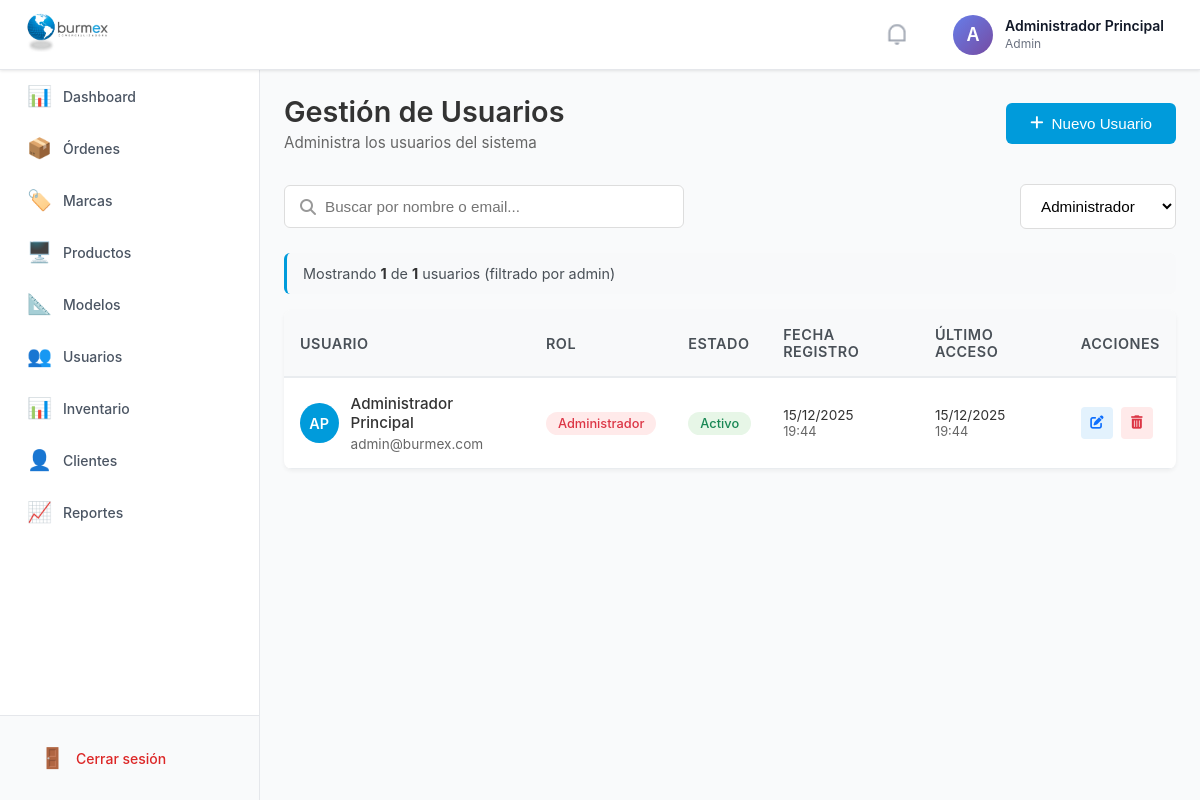
The page /admin/usuarios.php?rol=admin (signed in) on the database its author committed.
### tables this page shows
CREATE TABLE usuarios (
    id_usuario INT PRIMARY KEY AUTO_INCREMENT,
    email VARCHAR(150) NOT NULL UNIQUE,
    password VARCHAR(255) NOT NULL, 
    nombre VARCHAR(100) NOT NULL,
    apellido VARCHAR(100) NOT NULL,
    rol ENUM('empleado', 'gerente', 'admin') DEFAULT 'empleado',
    activo BOOLEAN DEFAULT TRUE,
    reset_token VARCHAR(100) NULL,
    reset_token_expira DATETIME NULL,
    creado_en TIMESTAMP DEFAULT CURRENT_TIMESTAMP,
    actualizado_en TIMESTAMP DEFAULT CURRENT_TIMESTAMP ON UPDATE CURRENT_TIMESTAMP,
    INDEX idx_usuario_email (email),
    INDEX idx_usuario_rol (rol),
    INDEX idx_usuario_activo (activo),
    INDEX idx_reset_token (reset_token)
);

### admin/usuarios.php (the view, shortened to what this page needs)
<?php
require_once '../includes/config.php';
$usuarios_por_pagina = 10;
$pagina_actual = isset($_GET['pagina']) ? (int)$_GET['pagina'] : 1;
$offset = ($pagina_actual - 1) * $usuarios_por_pagina;
$rol_filtro = $_GET['rol'] ?? 'todos';
try {
    if ($rol_filtro === 'todos') {
        $sql_total = "SELECT COUNT(*) as total FROM usuarios";
        $stmt_total = $conn->prepare($sql_total);
        $stmt_total->execute();
    } else {
        $sql_total = "SELECT COUNT(*) as total FROM usuarios WHERE rol = ?";
        $stmt_total = $conn->prepare($sql_total);
        $stmt_total->execute([$rol_filtro]);
    }
    $total_usuarios = $stmt_total->fetch()['total'];
    if ($rol_filtro === 'todos') {
        $sql = "SELECT * FROM usuarios ORDER BY creado_en DESC LIMIT ? OFFSET ?";
        $stmt = $conn->prepare($sql);
        $stmt->bindValue(1, $usuarios_por_pagina, PDO::PARAM_INT);
        $stmt->bindValue(2, $offset, PDO::PARAM_INT);
        $stmt->execute();
    } else {
        $sql = "SELECT * FROM usuarios WHERE rol = ? ORDER BY creado_en DESC LIMIT ? OFFSET ?";
        $stmt = $conn->prepare($sql);
        $stmt->execute([$rol_filtro, $usuarios_por_pagina, $offset]);
    }
    $usuarios = $stmt->fetchAll(PDO::FETCH_ASSOC);
} catch (PDOException $e) {
    error_log("Error obteniendo usuarios: " . $e->getMessage());
    $usuarios = [];
    $total_usuarios = 0;
    $total_paginas = 1;
}
?>
<!DOCTYPE html>
<html lang="es">
<head>
    <link rel="stylesheet" href="../styles/css/dashboard.css">
    <link rel="stylesheet" href="../styles/css/usuarios.css">
    <link rel="stylesheet" href="https://cdnjs.cloudflare.com/ajax/libs/font-awesome/6.4.0/css/all.min.css">
</head>
<body>
    <?php include_once 'includes/navbar.php'; ?>
    <?php include_once 'includes/sidebar.php'; ?>
    <main class="contenido-principal">
        <div class="contenedor">
            <div class="encabezado-usuarios">
                <div class="titulo-seccion">
                    <h1>Gestión de Usuarios</h1>
                    <p class="subtitulo-seccion">Administra los usuarios del sistema</p>
                </div>
                <button class="btn-nuevo-usuario" id="btnNuevoUsuario">
                    <i class="fas fa-plus"></i> Nuevo Usuario
                </button>
            </div>
            <div class="filtros-busqueda">
                <div class="buscador-usuarios">
                    <i class="fas fa-search"></i>
                    <input type="text" id="buscar-usuario" placeholder="Buscar por nombre o email...">
                </div>
                <div class="filtro-roles">
                    <select id="filtro-rol" onchange="filtrarPorRol()">
                        <option value="admin" <?php echo ($rol_filtro === 'admin') ? 'selected' : ''; ?>>Administrador</option>
                    </select>
                </div>
            </div>
            <div class="info-resultados">
                <p>
                    Mostrando <strong><?php echo count($usuarios); ?></strong> de <strong><?php echo $total_usuarios; ?></strong> usuarios
                    <?php if ($rol_filtro !== 'todos'): ?>
                        (filtrado por <?php echo $rol_filtro; ?>)
                    <?php endif; ?>
                </p>
            </div>
            <div class="contenedor-tabla">
                <table class="tabla-usuarios">
                    <thead>
                        <tr>
                            <th>Usuario</th>
                            <th>Rol</th>
                            <th>Estado</th>
                            <th>Fecha Registro</th>
                            <th>Último Acceso</th>
                            <th>Acciones</th>
                        </tr>
                    </thead>
                    <tbody id="tablaUsuariosBody">
                        <?php if (count($usuarios) > 0): ?>
                            <?php foreach ($usuarios as $usuario): ?>
                                <tr>
                                    <td class="columna-usuario">
                                        <div class="info-usuario">
                                            <div class="avatar-usuario">
                                                <?php
                                                $iniciales = strtoupper(substr($usuario['nombre'], 0, 1) . substr($usuario['apellido'], 0, 1));
                                                ?>
                                                <span><?php echo $iniciales; ?></span>
                                            </div>
                                            <div class="datos-usuario">
                                                <h4><?php echo htmlspecialchars($usuario['nombre'] . ' ' . $usuario['apellido']); ?></h4>
                                                <p><?php echo htmlspecialchars($usuario['email']); ?></p>
                                            </div>
                                        </div>
                                    </td>
                                    <td class="columna-rol">
                                        <span class="badge-rol rol-<?php echo $usuario['rol']; ?>">
                                            <?php
                                            $roles_nombres = [
                                                'admin' => 'Administrador',
                                                'gerente' => 'Gerente',
                                                'empleado' => 'Empleado'
                                            ];
                                            echo $roles_nombres[$usuario['rol']] ?? ucfirst($usuario['rol']);
                                            ?>
                                        </span>
                                    </td>
                                    <td class="columna-estado">
                                        <span class="badge-estado estado-<?php echo $usuario['activo'] ? 'activo' : 'inactivo'; ?>">
                                            <?php echo $usuario['activo'] ? 'Activo' : 'Inactivo'; ?>
                                        </span>
                                    </td>
                                    <td class="columna-registro">
                                        <?php
                                        $fecha_registro = $usuario['creado_en'];
                                        echo date('d/m/Y', strtotime($fecha_registro));
                                        ?>
                                        <br>
                                        <small class="texto-hora"><?php echo date('H:i', strtotime($fecha_registro)); ?></small>
                                    </td>
                                    <td class="columna-acceso">
                                        <?php
                                        $fecha_acceso = $usuario['actualizado_en'] ?? $usuario['creado_en'];
                                        echo date('d/m/Y', strtotime($fecha_acceso));
                                        ?>
                                        <br>
                                        <small class="texto-hora"><?php echo date('H:i', strtotime($fecha_acceso)); ?></small>
                                    </td>
                                    <td class="columna-acciones">
                                        <div class="acciones-usuario">
                                            <button class="btn-accion btn-editar"
                                                    onclick="editarUsuario(<?php echo $usuario['id_usuario']; ?>)"
                                                    title="Editar usuario">
                                                <i class="fas fa-edit"></i>
                                            </button>
                                            <button class="btn-accion btn-eliminar"
                                                    onclick="eliminarUsuario(<?php echo $usuario['id_usuario']; ?>, '<?php echo htmlspecialchars($usuario['nombre'] . ' ' . $usuario['apellido']); ?>')"
                                                    title="Eliminar usuario">
                                                <i class="fas fa-trash-alt"></i>
                                            </button>
                                        </div>
                                    </td>
                                </tr>
                            <?php endforeach; ?>
                        <?php endif; ?>
                    </tbody>
                </table>
            </div>
        </div>
    </main>
</body>
</html>

### styles/css/dashboard.css (style rules this page uses)
* { margin: 0; padding: 0; box-sizing: border-box; }
body { font-family: -apple-system, BlinkMacSystemFont, 'Segoe UI', Roboto, Oxygen, Ubuntu, sans-serif; background-color: #f5f7fa; color: #333; min-height: 100vh; display: flex; flex-direction: column; }
.contenido-principal { margin-top: 70px; margin-left: 260px; flex: 1; padding: 24px; transition: margin-left 0.3s ease; min-height: calc(100vh - 70px); background-color: #f9fafb; }
.contenedor { max-width: 1200px; margin: 0 auto; }

### styles/css/usuarios.css (style rules this page uses)
.encabezado-usuarios { display: flex; justify-content: space-between; align-items: center; margin-bottom: 2rem; flex-wrap: wrap; gap: 1rem; }
.titulo-seccion h1 { font-size: 1.8rem; font-weight: 600; color: #333; margin: 0; }
.subtitulo-seccion { color: #666; font-size: 0.95rem; margin-top: 0.25rem; }
.btn-nuevo-usuario { background: #009BDB; color: white; border: none; padding: 0.75rem 1.5rem; border-radius: 6px; font-size: 0.95rem; font-weight: 500; cursor: pointer; display: flex; align-items: center; gap: 0.5rem; transition: background 0.2s; }
.filtros-busqueda { display: flex; justify-content: space-between; align-items: center; margin-bottom: 1.5rem; flex-wrap: wrap; gap: 1rem; }
.buscador-usuarios { flex: 1; max-width: 400px; position: relative; }
.buscador-usuarios i { position: absolute; left: 1rem; top: 50%; transform: translateY(-50%); color: #999; }
.buscador-usuarios input { width: 100%; padding: 0.75rem 1rem 0.75rem 2.5rem; border: 1px solid #ddd; border-radius: 6px; font-size: 0.95rem; }
.filtro-roles select { padding: 0.75rem 1rem; border: 1px solid #ddd; border-radius: 6px; background: white; font-size: 0.95rem; min-width: 150px; cursor: pointer; }
.info-resultados { background: #f8f9fa; padding: 0.75rem 1rem; border-radius: 6px; margin-bottom: 1rem; font-size: 0.9rem; color: #495057; border-left: 3px solid #009BDB; }
.info-resultados strong { color: #333; }
.contenedor-tabla { background: white; border-radius: 8px; box-shadow: 0 2px 4px rgba(0,0,0,0.05); overflow: hidden; }
.tabla-usuarios { width: 100%; border-collapse: collapse; }
.tabla-usuarios thead { background: #f8f9fa; border-bottom: 2px solid #e9ecef; }
.tabla-usuarios th { padding: 1rem; text-align: left; font-weight: 600; color: #495057; font-size: 0.9rem; text-transform: uppercase; letter-spacing: 0.5px; }
.tabla-usuarios tbody tr { border-bottom: 1px solid #e9ecef; transition: background 0.2s; }
.tabla-usuarios td { padding: 1rem; vertical-align: middle; }
.columna-usuario .info-usuario { display: flex; align-items: center; gap: 0.75rem; }
.avatar-usuario { width: 40px; height: 40px; background: #009BDB; color: white; border-radius: 50%; display: flex; align-items: center; justify-content: center; font-weight: 600; font-size: 0.9rem; }
.datos-usuario h4 { margin: 0; font-weight: 500; color: #333; font-size: 0.95rem; }
.datos-usuario p { margin: 0.25rem 0 0; color: #666; font-size: 0.85rem; }
.badge-rol { padding: 0.25rem 0.75rem; border-radius: 20px; font-size: 0.8rem; font-weight: 500; display: inline-block; }
.rol-admin { background: #ffeaea; color: #dc3545; }
.badge-estado { padding: 0.25rem 0.75rem; border-radius: 20px; font-size: 0.8rem; font-weight: 500; display: inline-block; }
.estado-activo { background: #e7f6e7; color: #198754; }
.columna-registro, .columna-acceso { font-size: 0.85rem; color: #333; }
.texto-hora { color: #666; font-size: 0.8rem; display: block; margin-top: 0.1rem; }
.acciones-usuario { display: flex; gap: 0.5rem; }
.btn-accion { width: 32px; height: 32px; border-radius: 4px; border: none; cursor: pointer; display: flex; align-items: center; justify-content: center; transition: all 0.2s; }
.btn-editar { background: #e3f2fd; color: #0d6efd; }
.btn-eliminar { background: #ffeaea; color: #dc3545; }

### rows shown on the page
usuarios: iniciales "AP", nombre+apellido "Administrador Principal", email "admin@burmex.com", rol "Administrador", activo "Activo", creado_en "15/12/2025", creado_en "19:44", actualizado_en "15/12/2025", actualizado_en "19:44"

### other values the page prints
$avatar_letter "A"
$nombre_usuario "Administrador Principal"
$rol_usuario "Admin"
count($usuarios) "1"
$total_usuarios "1"
$rol_filtro "admin"
